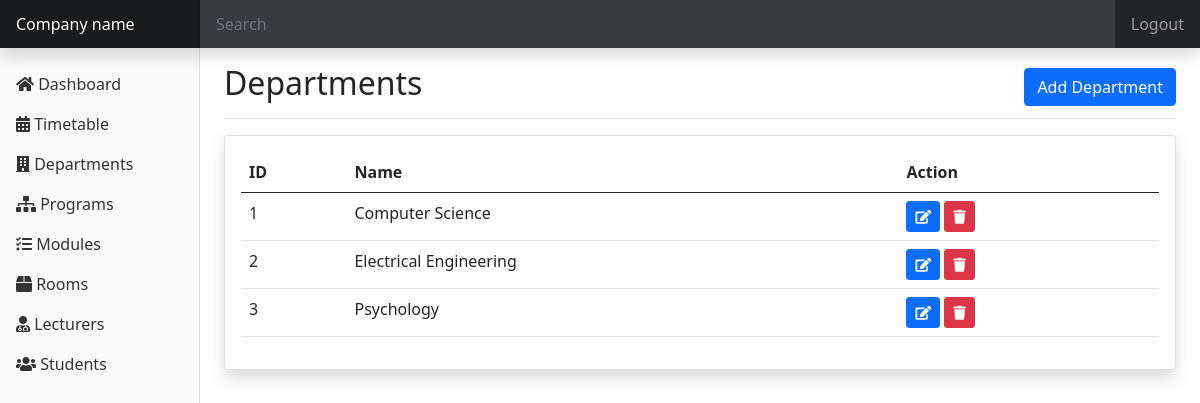
/ (signed in), run on the app's committed database.
### tables this page shows
CREATE TABLE `departments` (
  `department_id` int NOT NULL,
  `department_name` varchar(100) NOT NULL
);

### functions.php (called while the page is built, shortened)
<?php
include 'db_conn.php';
function getAllDepartments()
{
    global $conn;
    $sql = "SELECT * FROM departments";
    $result = $conn->query($sql);
    $departments = [];
    if ($result->num_rows > 0) {
        while ($row = $result->fetch_assoc()) {
            $departments[] = $row;
        }
    }
    return $departments;
}

### index.php (the view, shortened to what this page needs)
<?php
require 'functions.php';
?>
<!doctype html>
<html lang="en">
    <head>
        <link href="./assets/css/bootstrap.min.css" rel="stylesheet">
        <link rel="stylesheet" href="./assets/fontawesome/css/all.css">
        <link href="./assets/css/style.css" rel="stylesheet">
    </head>
    <body>
        <?php include 'header.php'; ?>
        <div class="container-fluid">
            <div class="row">
                <?php include 'sidebar.php'; ?>
                <main class="col-md-9 ms-sm-auto col-lg-10 px-md-4">
                    <div
                        class="d-flex justify-content-between flex-wrap flex-md-nowrap align-items-center pt-3 pb-2 mb-3 border-bottom">
                        <h1 class="h2">Departments</h1>
                        <button type="button" class="btn btn-primary" data-bs-toggle="modal"
                            data-bs-target="#addDepartmentModal"> Add Department </button>
                    </div>
                    <div class="card shadow">
                        <div class="card-body">
                            <table class="table">
                                <thead>
                                    <tr>
                                        <th>ID</th>
                                        <th>Name</th>
                                        <th>Action</th>
                                    </tr>
                                </thead>
                                <tbody>
                                    <?php
                                    $departments = getAllDepartments();
                                    if ($departments) {
                                        foreach ($departments as $department) {
                                            echo "<tr>";
                                            echo "<td>" . $department['department_id'] . "</td>";
                                            echo "<td>" . $department['department_name'] . "</td>";
                                            echo "<td>
                                            <a href='edit_department.php?id=" . $department['department_id'] . "' class='btn btn-primary btn-sm'><i class='fa fa-edit'></i></a>
                                            <a onclick='return confirm(\"Do you really want to delete?\")' href='?delete=" . $department['department_id'] . "' class='btn btn-danger btn-sm'><i class='fa fa-trash'></i></a>
                                        </td>";
                                            echo "</tr>";
                                        }
                                    } else {
                                        echo "<tr><td colspan='3'>No departments found</td></tr>";
                                    }
                                    ?>
                                </tbody>
                            </table>
                        </div>
                    </div>
                </main>
            </div>
        </div>
    </body>
</html>

### assets/css/style.css (style rules this page uses)
html, .login-page { height: 100%; }

### data on the page
departments: department_id "1", department_name "Computer Science"
departments: department_id "2", department_name "Electrical Engineering"
departments: department_id "3", department_name "Psychology"
